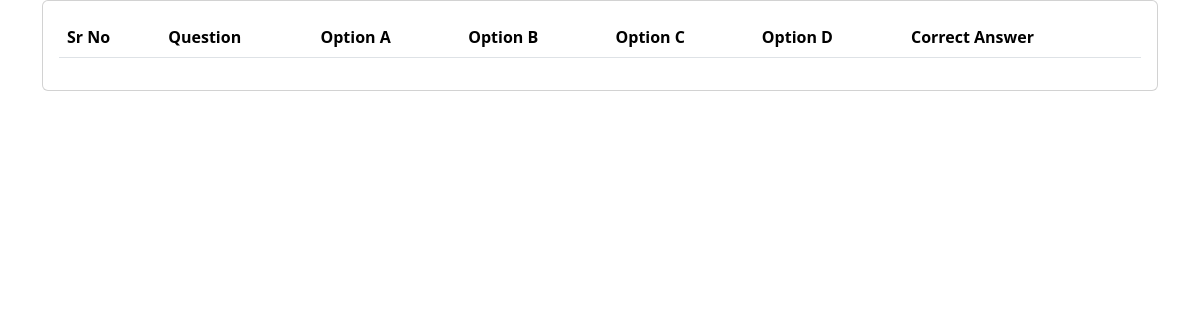
The app's page /python_quiz/question_details/, older data.
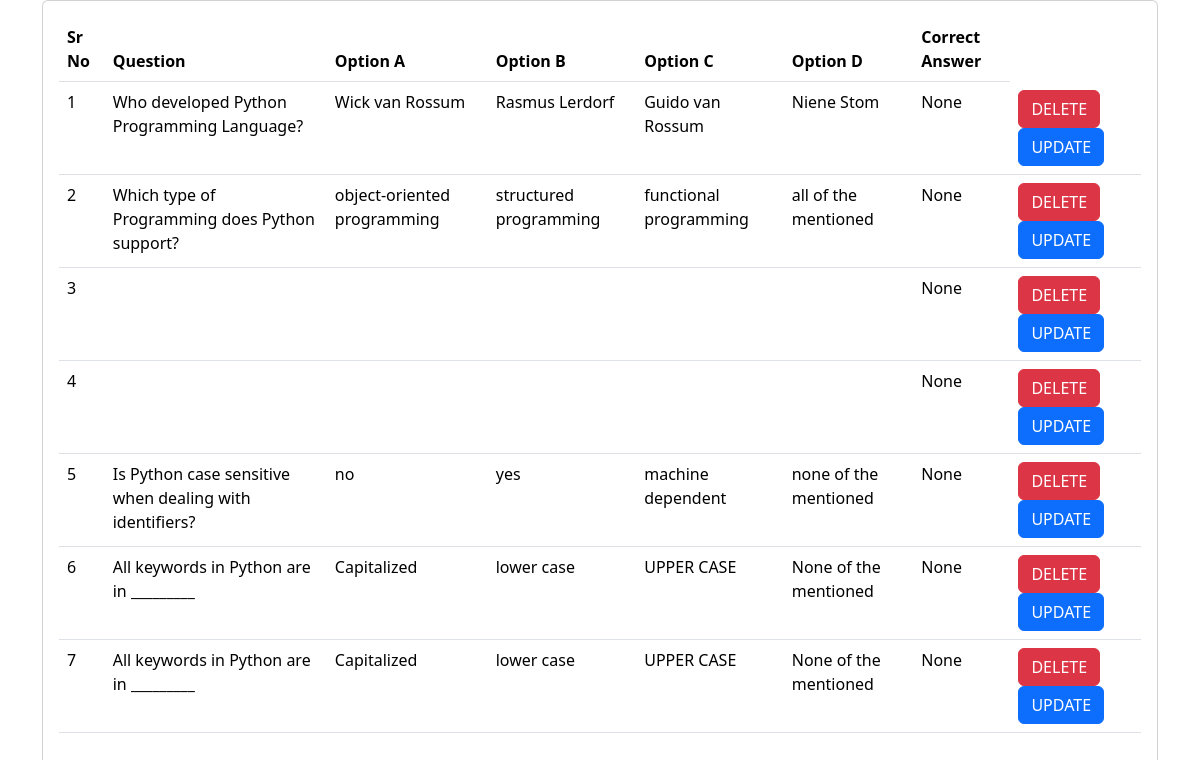
The same page, newer data.
### python_quiz/models.py (models this page shows, shortened)
class administrator_questions(models.Model):
    question = models.CharField(max_length=500, default=0)
    option_A = models.CharField(max_length=100, null=False)
    option_B = models.CharField(max_length=100, null=False)
    option_C = models.CharField(max_length=100, null=False)
    option_D = models.CharField(max_length=100, null=False)
    correct_answer = models.CharField(max_length=100, null=False)

### python_quiz/views.py (the view)
# urls.py: path('question_details/', question_details),
def question_details(request):
    question_details = administrator_questions.objects.all
    return render (request, "python_quiz/question_details.html", {'question_details': question_details})

### templates/python_quiz/question_details.html (shortened to what this page needs)
<!DOCTYPE html>
<html lang="en">
<head>
    <link href="https://cdn.jsdelivr.net/npm/bootstrap@5.3.2/dist/css/bootstrap.min.css" rel="stylesheet">
</head>
<body>
    <div class="container">
        <div class="row">
            <div class="col-md-12">
                <div class="card">
                    <div class="card-body">
                        <table class="table">
                            <thead>
                                <tr>
                                    <th>Sr No</th>
                                    <th>Question</th>
                                    <th>Option A</th>
                                    <th>Option B</th>
                                    <th>Option C</th>
                                    <th>Option D</th>
                                    <th>Correct Answer</th>
                                </tr>
                            </thead>
                            <tbody>
                                {% for question in question_details %}
                                <tr>
                                    <td>{{forloop.counter}}</td>
                                    <td>{{question.question}}</td>
                                    <td>{{question.option_A}}</td>
                                    <td>{{question.option_B}}</td>
                                    <td>{{question.option_C}}</td>
                                    <td>{{question.option_D}}</td>
                                    <td>{{question.correct_answer}}</td>
                                    <td>
                                        <a class = "btn btn-danger" href="/python_quiz/delete/{{question.question}}">DELETE</a>
                                        <a class = "btn btn-primary" href="/python_quiz/update/{{question.question}}">UPDATE</a>
                                    </td>
                                </tr>
                                {% endfor %}
                            </tbody>
                    </div>
                </div>
            </div>
        </div>
    </div>
</body>
</html>

Row changes from the older to the newer data that the page shows:
added administrator_questions: question "Who developed Python Programming Language?", option_A "Wick van Rossum", option_B "Rasmus Lerdorf", option_C "Guido van Rossum", option_D "Niene Stom", correct_answer "None"
added administrator_questions: question "Which type of Programming does Python support?", option_A "object-oriented programming", option_B "structured programming", option_C "functional programming", option_D "all of the mentioned", correct_answer "None"
added administrator_questions: correct_answer "None"
added administrator_questions: correct_answer "None"
added administrator_questions: question "Is Python case sensitive when dealing with identifiers?", option_A "no", option_B "yes", option_C "machine dependent", option_D "none of the mentioned", correct_answer "None"
added administrator_questions: question "All keywords in Python are in _________", option_A "Capitalized", option_B "lower case", option_C "UPPER CASE", option_D "None of the mentioned", correct_answer "None"
added administrator_questions: question "All keywords in Python are in _________", option_A "Capitalized", option_B "lower case", option_C "UPPER CASE", option_D "None of the mentioned", correct_answer "None"
